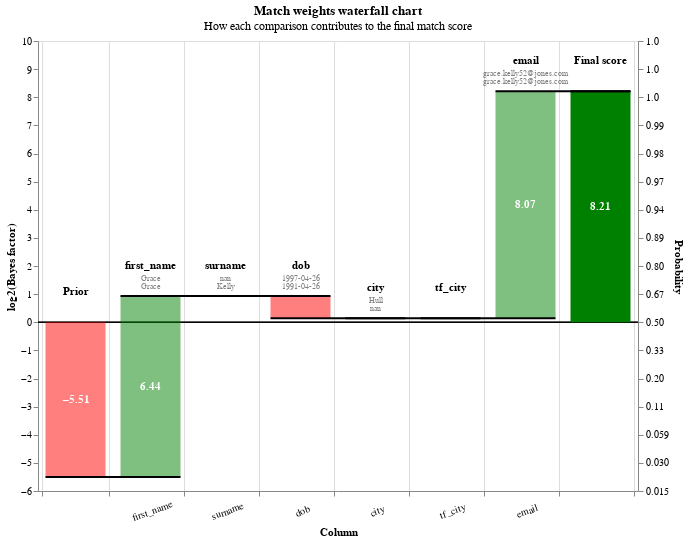

The cell this chart's notebook holds for it:
### Markdown cell above
You can also view rows in this dataset as a waterfall chart as follows:

### Code cell
from splink.charts import waterfall_chart
records_to_plot = df_predictions.as_pandas_dataframe().head(5).to_dict(orient="records")
c = waterfall_chart(records_to_plot, linker.settings_obj, filter_nulls=False)

### Figure 1 — Vega-Lite specification as saved in the notebook (floating-point values rounded to 4 significant figures)
{"$schema": "https://vega.github.io/schema/vega-lite/v5.2.0.json", "height": 450, "resolve": {"axis": {"y": "independent"}}, "width": {"step": 75}, "data": {"values": [{"column_name": "Prior", "label_for_charts": "Starting match weight (prior)", "sql_condition": null, "log2_bayes_factor": -5.506, "bayes_factor": 0.02201, "comparison_vector_value": null, "m_probability": null, "u_probability": null, "bayes_factor_description": null, "value_l": "", "value_r": "", "term_frequency_adjustment": null, "bar_sort_order": 0, "record_number": 0}, {"column_name": "first_name", "label_for_charts": "Exact match", "sql_condition": "first_name_l = first_name_r", "log2_bayes_factor": 6.44, "bayes_factor": 86.82, "comparison_vector_value": 2, "m_probability": 0.503, "u_probability": 0.005794, "bayes_factor_description": "If comparison level is `exact match` then comparison is 86.82 times more likely to be a match", "value_l": "Grace", "value_r": "Grace", "term_frequency_adjustment": false, "bar_sort_order": 1, "record_number": 0}, {"column_name": "surname", "label_for_charts": "Null", "sql_condition": "surname_l IS NULL OR surname_r IS NULL", "log2_bayes_factor": 0.0, "bayes_factor": 1.0, "comparison_vector_value": -1, "m_probability": null, "u_probability": null, "bayes_factor_description": "If comparison level is `null` then comparison is 1.00 times more likely to be a match", "value_l": "nan", "value_r": "Kelly", "term_frequency_adjustment": false, "bar_sort_order": 2, "record_number": 0}, {"column_name": "dob", "label_for_charts": "All other comparisons", "sql_condition": "ELSE", "log2_bayes_factor": -0.7962, "bayes_factor": 0.5759, "comparison_vector_value": 0, "m_probability": 0.5749, "u_probability": 0.9983, "bayes_factor_description": "If comparison level is `all other comparisons` then comparison is  1.74 times less likely to be a match", "value_l": "1997-04-26", "value_r": "1991-04-26", "term_frequency_adjustment": false, "bar_sort_order": 3, "record_number": 0}, {"column_name": "city", "label_for_charts": "Null", "sql_condition": "city_l IS NULL OR city_r IS NULL", "log2_bayes_factor": 0.0, "bayes_factor": 1.0, "comparison_vector_value": -1, "m_probability": null, "u_probability": null, "bayes_factor_description": "If comparison level is `null` then comparison is 1.00 times more likely to be a match", "value_l": "Hull", "value_r": "nan", "term_frequency_adjustment": false, "bar_sort_order": 4, "record_number": 0}, {"column_name": "tf_city", "label_for_charts": "Null", "sql_condition": "city_l IS NULL OR city_r IS NULL", "log2_bayes_factor": 0.0, "bayes_factor": 1.0, "comparison_vector_value": -1, "m_probability": null, "u_probability": null, "bayes_factor_description": "If comparison level is `null` then comparison is 1.00 times more likely to be a match", "value_l": "", "value_r": "", "term_frequency_adjustment": true, "bar_sort_order": 5, "record_number": 0}, {"column_name": "email", "label_for_charts": "Exact match", "sql_condition": "email_l = email_r", "log2_bayes_factor": 8.075, "bayes_factor": 269.6, "comparison_vector_value": 1, "m_probability": 0.5915, "u_probability": 0.002194, "bayes_factor_description": "If comparison level is `exact match` then comparison is 269.63 times more likely to be a match", "value_l": "grace.kelly52@jones.com", "value_r": "grace.kelly52@jones.com", "term_frequency_adjustment": false, "bar_sort_order": 6, "record_number": 0}, {"column_name": "Final score", "label_for_charts": "Final score", "sql_condition": null, "log2_bayes_factor": 8.213, "bayes_factor": 296.7, "comparison_vector_value": null, "m_probability": null, "u_probability": null, "bayes_factor_description": null, "value_l": "", "value_r": "", "term_frequency_adjustment": null, "bar_sort_order": 7, "record_number": 0}, {"column_name": "Prior", "label_for_charts": "Starting match weight (prior)", "sql_condition": null, "log2_bayes_factor": -5.506, "bayes_factor": 0.02201, "comparison_vector_value": null, "m_probability": null, "u_probability": null, "bayes_factor_description": null, "value_l": "", "value_r": "", "term_frequency_adjustment": null, "bar_sort_order": 0, "record_number": 1}, {"column_name": "first_name", "label_for_charts": "Exact match", "sql_condition": "first_name_l = first_name_r", "log2_bayes_factor": 6.44, "bayes_factor": 86.82, "comparison_vector_value": 2, "m_probability": 0.503, "u_probability": 0.005794, "bayes_factor_description": "If comparison level is `exact match` then comparison is 86.82 times more likely to be a match", "value_l": "Evie", "value_r": "Evie", "term_frequency_adjustment": false, "bar_sort_order": 1, "record_number": 1}, {"column_name": "surname", "label_for_charts": "All other comparisons", "sql_condition": "ELSE", "log2_bayes_factor": -0.86, "bayes_factor": 0.551, "comparison_vector_value": 0, "m_probability": 0.5483, "u_probability": 0.9951, "bayes_factor_description": "If comparison level is `all other comparisons` then comparison is  1.82 times less likely to be a match", "value_l": "Dean", "value_r": "Jones", "term_frequency_adjustment": false, "bar_sort_order": 2, "record_number": 1}, {"column_name": "dob", "label_for_charts": "All other comparisons", "sql_condition": "ELSE", "log2_bayes_factor": -0.7962, "bayes_factor": 0.5759, "comparison_vector_value": 0, "m_probability": 0.5749, "u_probability": 0.9983, "bayes_factor_description": "If comparison level is `all other comparisons` then comparison is  1.74 times less likely to be a match", "value_l": "2015-03-03", "value_r": "2002-07-22", "term_frequency_adjustment": false, "bar_sort_order": 3, "record_number": 1}, {"column_name": "city", "label_for_charts": "Null", "sql_condition": "city_l IS NULL OR city_r IS NULL", "log2_bayes_factor": 0.0, "bayes_factor": 1.0, "comparison_vector_value": -1, "m_probability": null, "u_probability": null, "bayes_factor_description": "If comparison level is `null` then comparison is 1.00 times more likely to be a match", "value_l": "Pootsmruth", "value_r": "nan", "term_frequency_adjustment": false, "bar_sort_order": 4, "record_number": 1}, {"column_name": "tf_city", "label_for_charts": "Null", "sql_condition": "city_l IS NULL OR city_r IS NULL", "log2_bayes_factor": 0.0, "bayes_factor": 1.0, "comparison_vector_value": -1, "m_probability": null, "u_probability": null, "bayes_factor_description": "If comparison level is `null` then comparison is 1.00 times more likely to be a match", "value_l": "", "value_r": "", "term_frequency_adjustment": true, "bar_sort_order": 5, "record_number": 1}, {"column_name": "email", "label_for_charts": "All other comparisons", "sql_condition": "ELSE", "log2_bayes_factor": -1.289, "bayes_factor": 0.4094, "comparison_vector_value": 0, "m_probability": 0.4085, "u_probability": 0.9978, "bayes_factor_description": "If comparison level is `all other comparisons` then comparison is  2.44 times less likely to be a match", "value_l": "evihd56@earris-bailey.net", "value_r": "eviejones@brewer-sparks.org", "term_frequency_adjustment": false, "bar_sort_order": 6, "record_number": 1}, {"column_name": "Final score", "label_for_charts": "Final score", "sql_condition": null, "log2_bayes_factor": -2.011, "bayes_factor": 0.2482, "comparison_vector_value": null, "m_probability": null, "u_probability": null, "bayes_factor_description": null, "value_l": "", "value_r": "", "term_frequency_adjustment": null, "bar_sort_order": 7, "record_number": 1}, {"column_name": "Prior", "label_for_charts": "Starting match weight (prior)", "sql_condition": null, "log2_bayes_factor": -5.506, "bayes_factor": 0.02201, "comparison_vector_value": null, "m_probability": null, "u_probability": null, "bayes_factor_description": null, "value_l": "", "value_r": "", "term_frequency_adjustment": null, "bar_sort_order": 0, "record_number": 2}, {"column_name": "first_name", "label_for_charts": "Exact match", "sql_condition": "first_name_l = first_name_r", "log2_bayes_factor": 6.44, "bayes_factor": 86.82, "comparison_vector_value": 2, "m_probability": 0.503, "u_probability": 0.005794, "bayes_factor_description": "If comparison level is `exact match` then comparison is 86.82 times more likely to be a match", "value_l": "Oliver", "value_r": "Oliver", "term_frequency_adjustment": false, "bar_sort_order": 1, "record_number": 2}, {"column_name": "surname", "label_for_charts": "All other comparisons", "sql_condition": "ELSE", "log2_bayes_factor": -0.86, "bayes_factor": 0.551, "comparison_vector_value": 0, "m_probability": 0.5483, "u_probability": 0.9951, "bayes_factor_description": "If comparison level is `all other comparisons` then comparison is  1.82 times less likely to be a match", "value_l": "Griffiths", "value_r": "Bird", "term_frequency_adjustment": false, "bar_sort_order": 2, "record_number": 2}, {"column_name": "dob", "label_for_charts": "All other comparisons", "sql_condition": "ELSE", "log2_bayes_factor": -0.7962, "bayes_factor": 0.5759, "comparison_vector_value": 0, "m_probability": 0.5749, "u_probability": 0.9983, "bayes_factor_description": "If comparison level is `all other comparisons` then comparison is  1.74 times less likely to be a match", "value_l": "1991-10-26", "value_r": "2000-02-27", "term_frequency_adjustment": false, "bar_sort_order": 3, "record_number": 2}, {"column_name": "city", "label_for_charts": "Null", "sql_condition": "city_l IS NULL OR city_r IS NULL", "log2_bayes_factor": 0.0, "bayes_factor": 1.0, "comparison_vector_value": -1, "m_probability": null, "u_probability": null, "bayes_factor_description": "If comparison level is `null` then comparison is 1.00 times more likely to be a match", "value_l": "Lunton", "value_r": "nan", "term_frequency_adjustment": false, "bar_sort_order": 4, "record_number": 2}, {"column_name": "tf_city", "label_for_charts": "Null", "sql_condition": "city_l IS NULL OR city_r IS NULL", "log2_bayes_factor": 0.0, "bayes_factor": 1.0, "comparison_vector_value": -1, "m_probability": null, "u_probability": null, "bayes_factor_description": "If comparison level is `null` then comparison is 1.00 times more likely to be a match", "value_l": "", "value_r": "", "term_frequency_adjustment": true, "bar_sort_order": 5, "record_number": 2}, {"column_name": "email", "label_for_charts": "All other comparisons", "sql_condition": "ELSE", "log2_bayes_factor": -1.289, "bayes_factor": 0.4094, "comparison_vector_value": 0, "m_probability": 0.4085, "u_probability": 0.9978, "bayes_factor_description": "If comparison level is `all other comparisons` then comparison is  2.44 times less likely to be a match", "value_l": "o.griffiths90@reyes-coleman.com", "value_r": "oliver.b@smith.net", "term_frequency_adjustment": false, "bar_sort_order": 6, "record_number": 2}, {"column_name": "Final score", "label_for_charts": "Final score", "sql_condition": null, "log2_bayes_factor": -2.011, "bayes_factor": 0.2482, "comparison_vector_value": null, "m_probability": null, "u_probability": null, "bayes_factor_description": null, "value_l": "", "value_r": "", "term_frequency_adjustment": null, "bar_sort_order": 7, "record_number": 2}, {"column_name": "Prior", "label_for_charts": "Starting match weight (prior)", "sql_condition": null, "log2_bayes_factor": -5.506, "bayes_factor": 0.02201, "comparison_vector_value": null, "m_probability": null, "u_probability": null, "bayes_factor_description": null, "value_l": "", "value_r": "", "term_frequency_adjustment": null, "bar_sort_order": 0, "record_number": 3}, {"column_name": "first_name", "label_for_charts": "Exact match", "sql_condition": "first_name_l = first_name_r", "log2_bayes_factor": 6.44, "bayes_factor": 86.82, "comparison_vector_value": 2, "m_probability": 0.503, "u_probability": 0.005794, "bayes_factor_description": "If comparison level is `exact match` then comparison is 86.82 times more likely to be a match", "value_l": "Caleb", "value_r": "Caleb", "term_frequency_adjustment": false, "bar_sort_order": 1, "record_number": 3}, {"column_name": "surname", "label_for_charts": "All other comparisons", "sql_condition": "ELSE", "log2_bayes_factor": -0.86, "bayes_factor": 0.551, "comparison_vector_value": 0, "m_probability": 0.5483, "u_probability": 0.9951, "bayes_factor_description": "If comparison level is `all other comparisons` then comparison is  1.82 times less likely to be a match", "value_l": "Rwoe", "value_r": "Scott", "term_frequency_adjustment": false, "bar_sort_order": 2, "record_number": 3}, {"column_name": "dob", "label_for_charts": "All other comparisons", "sql_condition": "ELSE", "log2_bayes_factor": -0.7962, "bayes_factor": 0.5759, "comparison_vector_value": 0, "m_probability": 0.5749, "u_probability": 0.9983, "bayes_factor_description": "If comparison level is `all other comparisons` then comparison is  1.74 times less likely to be a match", "value_l": "1992-11-20", "value_r": "2000-12-10", "term_frequency_adjustment": false, "bar_sort_order": 3, "record_number": 3}, {"column_name": "city", "label_for_charts": "Null", "sql_condition": "city_l IS NULL OR city_r IS NULL", "log2_bayes_factor": 0.0, "bayes_factor": 1.0, "comparison_vector_value": -1, "m_probability": null, "u_probability": null, "bayes_factor_description": "If comparison level is `null` then comparison is 1.00 times more likely to be a match", "value_l": "Liverpool", "value_r": "nan", "term_frequency_adjustment": false, "bar_sort_order": 4, "record_number": 3}, {"column_name": "tf_city", "label_for_charts": "Null", "sql_condition": "city_l IS NULL OR city_r IS NULL", "log2_bayes_factor": 0.0, "bayes_factor": 1.0, "comparison_vector_value": -1, "m_probability": null, "u_probability": null, "bayes_factor_description": "If comparison level is `null` then comparison is 1.00 times more likely to be a match", "value_l": "", "value_r": "", "term_frequency_adjustment": true, "bar_sort_order": 5, "record_number": 3}, {"column_name": "email", "label_for_charts": "Null", "sql_condition": "email_l IS NULL OR email_r IS NULL", "log2_bayes_factor": 0.0, "bayes_factor": 1.0, "comparison_vector_value": -1, "m_probability": null, "u_probability": null, "bayes_factor_description": "If comparison level is `null` then comparison is 1.00 times more likely to be a match", "value_l": "nan", "value_r": "c.scott@brooks.com", "term_frequency_adjustment": false, "bar_sort_order": 6, "record_number": 3}, {"column_name": "Final score", "label_for_charts": "Final score", "sql_condition": null, "log2_bayes_factor": -0.7221, "bayes_factor": 0.6062, "comparison_vector_value": null, "m_probability": null, "u_probability": null, "bayes_factor_description": null, "value_l": "", "value_r": "", "term_frequency_adjustment": null, "bar_sort_order": 7, "record_number": 3}, {"column_name": "Prior", "label_for_charts": "Starting match weight (prior)", "sql_condition": null, "log2_bayes_factor": -5.506, "bayes_factor": 0.02201, "comparison_vector_value": null, "m_probability": null, "u_probability": null, "bayes_factor_description": null, "value_l": "", "value_r": "", "term_frequency_adjustment": null, "bar_sort_order": 0, "record_number": 4}, {"column_name": "first_name", "label_for_charts": "Exact match", "sql_condition": "first_name_l = first_name_r", "log2_bayes_factor": 6.44, "bayes_factor": 86.82, "comparison_vector_value": 2, "m_probability": 0.503, "u_probability": 0.005794, "bayes_factor_description": "If comparison level is `exact match` then comparison is 86.82 times more likely to be a match", "value_l": "Darcy", "value_r": "Darcy", "term_frequency_adjustment": false, "bar_sort_order": 1, "record_number": 4}, {"column_name": "surname", "label_for_charts": "All other comparisons", "sql_condition": "ELSE", "log2_bayes_factor": -0.86, "bayes_factor": 0.551, "comparison_vector_value": 0, "m_probability": 0.5483, "u_probability": 0.9951, "bayes_factor_description": "If comparison level is `all other comparisons` then comparison is  1.82 times less likely to be a match", "value_l": "Bernass", "value_r": "Rhodes", "term_frequency_adjustment": false, "bar_sort_order": 2, "record_number": 4}, {"column_name": "dob", "label_for_charts": "All other comparisons", "sql_condition": "ELSE", "log2_bayes_factor": -0.7962, "bayes_factor": 0.5759, "comparison_vector_value": 0, "m_probability": 0.5749, "u_probability": 0.9983, "bayes_factor_description": "If comparison level is `all other comparisons` then comparison is  1.74 times less likely to be a match", "value_l": "1986-02-04", "value_r": "1979-01-14", "term_frequency_adjustment": false, "bar_sort_order": 3, "record_number": 4}, {"column_name": "city", "label_for_charts": "All other comparisons", "sql_condition": "ELSE", "log2_bayes_factor": -1.211, "bayes_factor": 0.432, "comparison_vector_value": 0, "m_probability": 0.4082, "u_probability": 0.9449, "bayes_factor_description": "If comparison level is `all other comparisons` then comparison is  2.31 times less likely to be a match", "value_l": "Southampton", "value_r": "Birmingham", "term_frequency_adjustment": false, "bar_sort_order": 4, "record_number": 4}, {"column_name": "tf_city", "label_for_charts": "All other comparisons", "sql_condition": "ELSE", "log2_bayes_factor": 0.0, "bayes_factor": 1.0, "comparison_vector_value": 0, "m_probability": 0.4082, "u_probability": 0.9449, "bayes_factor_description": "If comparison level is `all other comparisons` then comparison is  2.31 times less likely to be a match", "value_l": "", "value_r": "", "term_frequency_adjustment": true, "bar_sort_order": 5, "record_number": 4}, {"column_name": "email", "label_for_charts": "All other comparisons", "sql_condition": "ELSE", "log2_bayes_factor": -1.289, "bayes_factor": 0.4094, "comparison_vector_value": 0, "m_probability": 0.4085, "u_probability": 0.9978, "bayes_factor_description": "If comparison level is `all other comparisons` then comparison is  2.44 times less likely to be a match", "value_l": "darcy.b@silva.com", "value_r": "drhodes16@johnson-robinson.com", "term_frequency_adjustment": false, "bar_sort_order": 6, "record_number": 4}, {"column_name": "Final score", "label_for_charts": "Final score", "sql_condition": null, "log2_bayes_factor": -3.222, "bayes_factor": 0.1072, "comparison_vector_value": null, "m_probability": null, "u_probability": null, "bayes_factor_description": null, "value_l": "", "value_r": "", "term_frequency_adjustment": null, "bar_sort_order": 7, "record_number": 4}]}, "config": {"view": {"continuousWidth": 400, "continuousHeight": 300}}, "params": [{"name": "record_number", "value": 0, "bind": {"input": "range", "min": 0, "max": 4, "step": 1}, "description": "Filter by the interation number"}], "title": {"text": "Match weights waterfall chart", "subtitle": "How each comparison contributes to the final match score"}, "transform": [{"filter": "(datum.record_number == record_number)"}, {"window": [{"op": "sum", "field": "log2_bayes_factor", "as": "sum"}, {"op": "lead", "field": "column_name", "as": "lead"}], "frame": [null, 0]}, {"calculate": "datum.column_name === \"Final score\" ? datum.sum - datum.log2_bayes_factor : datum.sum", "as": "sum"}, {"calculate": "datum.lead === null ? datum.column_name : datum.lead", "as": "lead"}, {"calculate": "datum.column_name === \"Final score\" || datum.column_name === \"Prior match weight\" ? 0 : datum.sum - datum.log2_bayes_factor", "as": "previous_sum"}, {"calculate": "datum.sum > datum.previous_sum ? datum.column_name : \"\"", "as": "top_label"}, {"calculate": "datum.sum < datum.previous_sum ? datum.column_name : \"\"", "as": "bottom_label"}, {"calculate": "datum.sum > datum.previous_sum ? datum.sum : datum.previous_sum", "as": "sum_top"}, {"calculate": "datum.sum < datum.previous_sum ? datum.sum : datum.previous_sum", "as": "sum_bottom"}, {"calculate": "(datum.sum + datum.previous_sum) / 2", "as": "center"}, {"calculate": "(datum.log2_bayes_factor > 0 ? \"+\" : \"\") + datum.log2_bayes_factor", "as": "text_log2_bayes_factor"}, {"calculate": "datum.sum < datum.previous_sum ? 4 : -4", "as": "dy"}, {"calculate": "datum.sum < datum.previous_sum ? \"top\" : \"bottom\"", "as": "baseline"}, {"calculate": "1. / (1 + pow(2, -1.*datum.sum))", "as": "prob"}, {"calculate": "0*datum.sum", "as": "zero"}], "layer": [{"layer": [{"mark": "rule", "encoding": {"y": {"field": "zero", "type": "quantitative"}, "size": {"value": 0.5}, "color": {"value": "black"}}}, {"mark": {"type": "bar", "width": 60}, "encoding": {"color": {"condition": {"value": "red", "test": "(datum.log2_bayes_factor < 0)"}, "value": "green"}, "opacity": {"condition": {"value": 1, "test": "datum.column_name == 'Prior match weight' || datum.column_name == 'Final score'"}, "value": 0.5}, "tooltip": [{"type": "nominal", "field": "column_name", "title": "Comparison column"}, {"type": "nominal", "field": "value_l", "title": "Value (L)"}, {"type": "nominal", "field": "value_r", "title": "Value (R)"}, {"type": "ordinal", "field": "label_for_charts", "title": "Label"}, {"type": "nominal", "field": "sql_condition", "title": "SQL condition"}, {"type": "nominal", "field": "comparison_vector_value", "title": "Comparison vector value"}, {"type": "quantitative", "field": "bayes_factor", "title": "Bayes factor = m/u", "format": ",.4f"}, {"type": "quantitative", "field": "log2_bayes_factor", "title": "Match weight = log2(m/u)", "format": ",.4f"}, {"type": "quantitative", "field": "prob", "format": ".4f", "title": "Adjusted match score"}, {"type": "nominal", "field": "bayes_factor_description", "title": "Match weight description"}], "x": {"type": "nominal", "axis": {"labelExpr": "datum.value == 'Prior' || datum.value == 'Final score' ? '' : datum.value", "labelAngle": -20, "labelAlign": "center", "labelPadding": 10, "title": "Column", "grid": true, "tickBand": "extent"}, "field": "column_name", "sort": {"field": "bar_sort_order", "order": "ascending"}}, "y": {"type": "quantitative", "axis": {"grid": false, "orient": "left", "title": "log2(Bayes factor)"}, "field": "previous_sum"}, "y2": {"field": "sum"}}}, {"mark": {"type": "text", "fontWeight": "bold"}, "encoding": {"color": {"value": "white"}, "text": {"condition": {"type": "nominal", "field": "log2_bayes_factor", "format": ".2f", "test": "abs(datum.log2_bayes_factor) > 1"}, "value": ""}, "x": {"type": "nominal", "axis": {"labelAngle": 0, "title": "Column"}, "field": "column_name", "sort": {"field": "bar_sort_order", "order": "ascending"}}, "y": {"type": "quantitative", "axis": {"orient": "left"}, "field": "center"}}}, {"mark": {"type": "text", "baseline": "bottom", "dy": -25, "fontWeight": "bold"}, "encoding": {"color": {"value": "black"}, "text": {"type": "nominal", "field": "column_name"}, "x": {"type": "nominal", "axis": {"labelAngle": 0, "title": "Column"}, "field": "column_name", "sort": {"field": "bar_sort_order", "order": "ascending"}}, "y": {"type": "quantitative", "field": "sum_top"}}}, {"mark": {"type": "text", "baseline": "bottom", "fontSize": 8, "dy": -13}, "encoding": {"color": {"value": "grey"}, "text": {"type": "nominal", "field": "value_l"}, "x": {"type": "nominal", "axis": {"labelAngle": 0, "title": "Column"}, "field": "column_name", "sort": {"field": "bar_sort_order", "order": "ascending"}}, "y": {"type": "quantitative", "field": "sum_top"}}}, {"mark": {"type": "text", "baseline": "bottom", "fontSize": 8, "dy": -5}, "encoding": {"color": {"value": "grey"}, "text": {"type": "nominal", "field": "value_r"}, "x": {"type": "nominal", "axis": {"labelAngle": 0, "title": "Column"}, "field": "column_name", "sort": {"field": "bar_sort_order", "order": "ascending"}}, "y": {"type": "quantitative", "field": "sum_top"}}}]}, {"mark": {"type": "rule", "color": "black", "strokeWidth": 2, "x2Offset": 30, "xOffset": -30}, "encoding": {"x": {"type": "nominal", "axis": {"labelAngle": 0, "title": "Column"}, "field": "column_name", "sort": {"field": "bar_sort_order", "order": "ascending"}}, "x2": {"field": "lead"}, "y": {"type": "quantitative", "axis": {"labelExpr": "format(1 / (1 + pow(2, -1*datum.value)), '.2r')", "orient": "right", "title": "Probability"}, "field": "sum", "scale": {"zero": false}}}}]}
